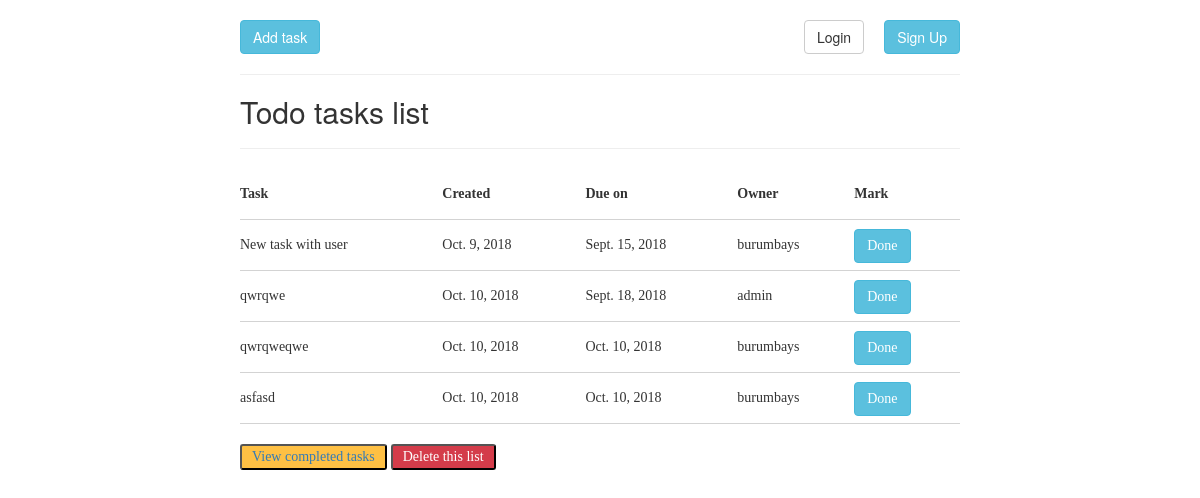
/todolist/, run on the app's committed database.
### todolist/models.py (models this page shows, shortened)
class Task(models.Model) :
    title = models.CharField(max_length = 50)
    created_date = models.DateField(auto_now = True)
    due_on = models.DateField()
    owner = models.ForeignKey(User, on_delete = models.CASCADE)
    is_done = models.BooleanField(default = False)

class User(models.Model) :
    username = models.CharField(max_length = 20, unique = True)
    password = models.CharField(max_length = 20)
    first_name = models.CharField(max_length = 30, blank=True)
    last_name = models.CharField(max_length = 30, blank=True)

### todolist/views.py (the view)
# urls.py: path('todolist/', include('todolist.urls'))
def todolist(request):
    if request.session.get('authorized', False) :
        user = User.objects.filter(username = request.session['username'])
        tasks = Task.objects.filter(is_done = False, owner = user[0])
        context = {
            'authorized' : True,
            'user' : user[0].first_name + ' ' +  user[0].last_name,
            'tasks' : tasks
        }
    else :
        tasks = Task.objects.filter(is_done = False)
        context = {
            'authorized' : False,
            'tasks' : tasks
        }
    return render(request, 'todolist.html', context)

### todolist/templates/todolist.html (shortened to what this page needs)
{% extends 'base.html' %}
{% block list %}
    <h2>Todo tasks list</h2>
    <hr>
    <table style="width:100%">
      <tr>
        <th>Task</th>
        <th>Created</th>
        <th>Due on</th>
        <th>Owner</th>
        <th>Mark</th>
      </tr>
      {% for task in tasks %}
          <tr>
            <td>{{ task.title }}</td>
            <td>{{ task.created_date }}</td>
            <td>{{ task.due_on }}</td>
            <td>{{ task.owner.username }}</td>
            <td>
                <form action="http://127.0.0.1:8000/todolist/completedList/add/" method="post">
                    <button class="btn btn-info" name="task_id" value="{{ task.id }}">Done</button>
                </form>
            </td>
          </tr>
      {% endfor %}
  </table>
  <a href="http://127.0.0.1:8000/todolist/completedList/">
     <button class="viewTasksButton">View completed tasks</button>
  </a>
  <a href="http://127.0.0.1:8000/todolist/delete/">
     <button class="deleteButton">Delete this list</button>
  </a>
{% endblock %}

### todolist/templates/base.html (shortened to what this page needs)
{% load static %}
<!DOCTYPE html>
<html lang="en">
<head>
    <link rel="stylesheet" href="{% static 'css/todolist.css' %}">
    <link rel="stylesheet" href="https://maxcdn.bootstrapcdn.com/bootstrap/3.3.7/css/bootstrap.min.css">
</head>
<body>
    <div class="main">
        <button class="btn btn-info" data-toggle="collapse" data-target="#demo">Add task</button>
        {% if authorized %}
            <div id="floatRight">
                <label for="logout">{{ user }}</label>
                <a href="http://127.0.0.1:8000/todolist/auth/logout/" id="logout" class="btn btn-info" role="button">Logout</a>
            </div>
        {% else %}
            <button id="floatRight" class="btn btn-info" data-toggle="modal" data-target="#signUpModal">Sign Up</button>
            <button class="btn btn-default" data-toggle="modal" data-target="#loginModal">Login</button>
        {% endif %}
        <hr>
        {% block list %}
        {% endblock %}
    </div>
</body>
</html>

### todolist/static/css/todolist.css (style rules this page uses)
.main { width: 60%; height: auto; margin-right: 20%; margin-left: 20%; margin-top: 20px; }
.viewTasksButton { margin-top: 20px; border-radius: 3px; padding-left: 10px; padding-right: 10px; font-family: 'Avenir Next'; font-size: 14px; background-color: rgb(254,192,68); outline-style: none; }
.deleteButton { background-color: rgb(212,60,74); margin-top: 20px; border-radius: 3px; padding-left: 10px; padding-right: 10px; font-family: 'Avenir Next'; font-size: 14px; color: white; outline-style: none; }
hr { border-width: 0.5px; }
a { text-decoration: none; }
h2 { font-family: 'Avenir Next'; margin-bottom: 0px; padding-bottom: 0px; }
table { font-family: 'Avenir Next'; border-collapse: collapse; }
th { text-align: left; }
tr { line-height: 50px; border-bottom: 1px solid lightgray; }
.btn-default { float: right; }
#floatRight { float: right; margin-left: 20px; }

### data on the page
Task: title "New task with user", created_date "Oct. 9, 2018", due_on "Sept. 15, 2018", owner.username "burumbays", {{ task.id }} 9 (drawn)
Task: title "qwrqwe", created_date "Oct. 10, 2018", due_on "Sept. 18, 2018", owner.username "admin", {{ task.id }} 10 (drawn)
Task: title "qwrqweqwe", created_date "Oct. 10, 2018", due_on "Oct. 10, 2018", owner.username "burumbays", {{ task.id }} 11 (drawn)
Task: title "asfasd", created_date "Oct. 10, 2018", due_on "Oct. 10, 2018", owner.username "burumbays", {{ task.id }} 12 (drawn)
